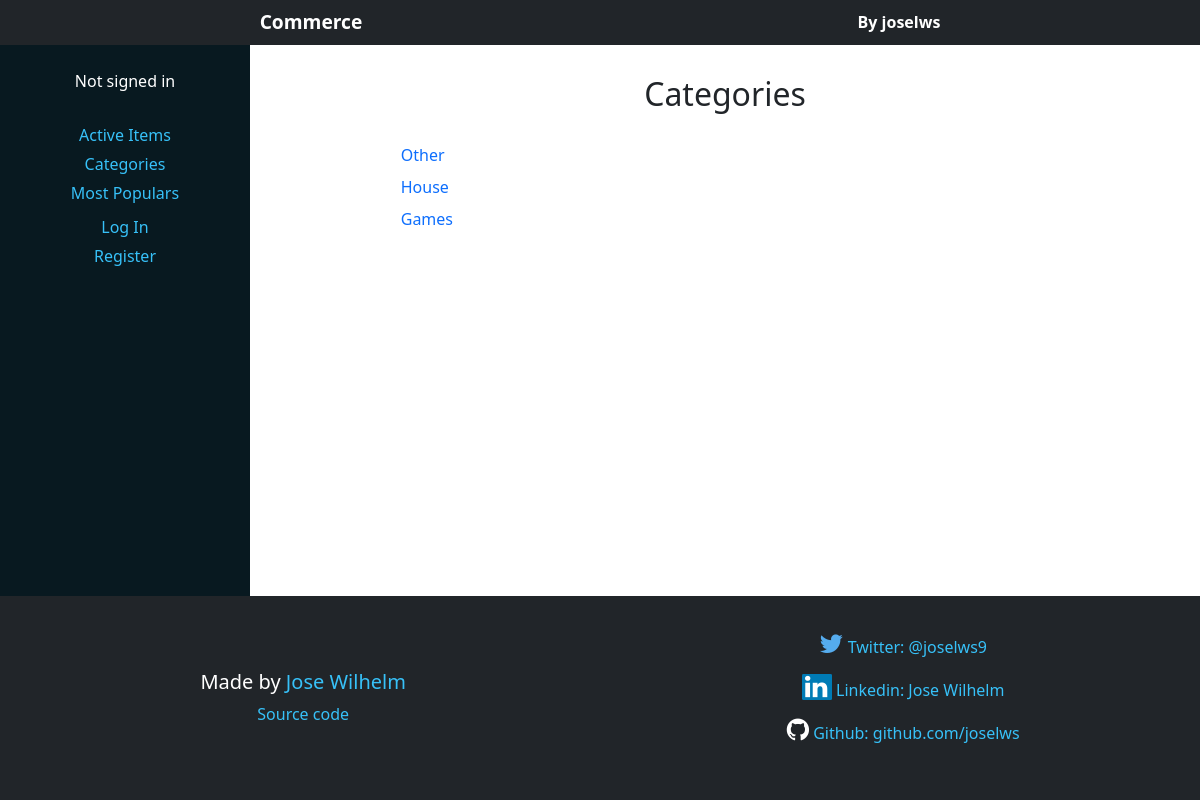
The page /category on the database its author committed.
### auctions/models.py (models this page shows, shortened)
class Category(models.Model):
	category = models.CharField(max_length=20, unique=True)

### auctions/views.py (the view)
# urls.py: path("category", views.category, name="category"),
def category(request):
    categories = Category.objects.all()
    return render(request, "auctions/categories.html", {
        'categories': categories
    })

### auctions/templates/auctions/categories.html (shortened to what this page needs)
{% extends 'auctions/layout.html' %}
{% block header %}Categories{% endblock %}
{% block body %}
    <div class="categories-wrapper">
        <ul class="category-list">
            {% for category in categories %}
                <li class="category-item"><a href="{% url 'category_page' category.category %}" class="link">{{ category.category }}</a></li>
            {% endfor%}
        </ul>
    </div>
{% endblock %}

### auctions/static/auctions/styles.css (style rules this page uses)
body { min-height: 100vh; display: flex; flex-direction: column; }
a { text-decoration: none; }
.categories-wrapper { width: 75%; text-align: center; margin: 0 auto; margin-bottom: 30px; }
.category-list { list-style-type: none; margin-top: 30px; }
.category-item { margin: 8px 0; text-align: start; }

### rows shown on the page
Category: category "Other"
Category: category "House"
Category: category "Games"
